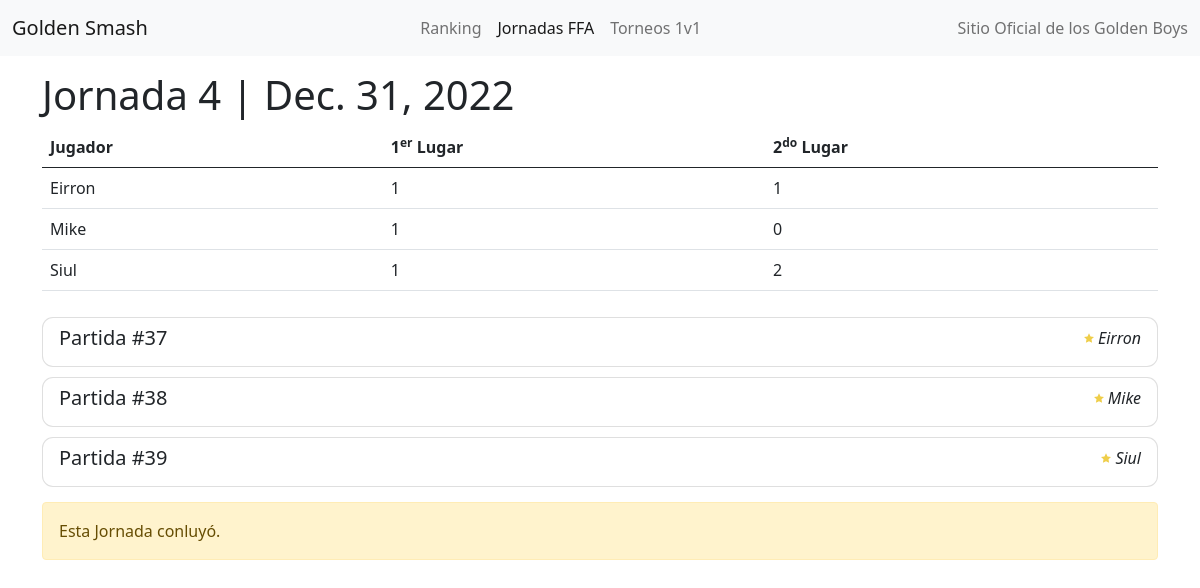
The app's page /journey/Eirron/5 with its own data.
### tournament/models.py (models this page shows, shortened)
class Journey(models.Model):
    date = models.DateField()
    number = models.IntegerField(default=0)
    isActive = models.BooleanField(default=True)
    JourneyType = models.CharField(max_length=50, blank=True, null=True, default="Journey")
    Round = models.IntegerField(default=1)

class Player(models.Model):
    nickname = models.CharField(max_length=100)
    def __str__(self):
        return self.nickname

### tournament/views.py (the view, shortened to what this page needs)
# urls.py: path('journey/<nickname>/<id>', tournament_views.journey, name='journey'),
def journey(request, nickname, id):
    if request.method == 'GET':
        journey = get_object_or_404(Journey, id=id)
        matches = Match.objects.filter(journey=journey)
        blankForm = MatchForm()
        childForm = PlayerMatchForm()
        matchesDto = []
        winnerMatchesDto = []
        winnerMatches = [x.win for x in matches]
        secondMatches = [x.second for x in matches]
        for match in matches:
            playersList = []
            playerMatches = PlayerMatch.objects.filter(match=match)
            for playerMatch in playerMatches:
                playersList.append(playerMatch)
                playersList.sort(key=lambda playerInstance: 0 if playerInstance.kills is None else playerInstance.kills, reverse=True)
                winCount = winnerMatches.count(playerMatch.player)
                secountCount = secondMatches.count(playerMatch.player)
                if playerMatch.player not in [x.player for x in winnerMatchesDto]:
                    winnerMatchesDto.append(matchSumDto(player=playerMatch.player, winCount=winCount, secondCount=secountCount))
            matchesDto.append(matchDto(id=match.id, win=match.win, second=match.second, players=playersList))
        winnerMatchesDto.sort(key=lambda x: x.winCount, reverse=True)
        context = {
            "form": blankForm,
            "childForm": childForm,
            "activeView":"journeys",
            "nickname": nickname,
            "journey": journey,
            "matchesqueryset": matchesDto,
            "journeySum": winnerMatchesDto,
        }
        return render(request, 'journey-detail.html', context)

### tournament/templates/journey-detail.html (shortened to what this page needs)
    {% extends "navigation.html" %}
    {% block content %}
    {% load static %}
    <div class="container">
        <h1 style="margin-top: 15px;">Jornada {{journey.number}} | {{journey.date}} </h1>
        <table class="table">
            <tbody>
                <thead>
                    <tr>
                      <th scope="col">Jugador</th>
                      <th scope="col">1<sup>er</sup> Lugar</th>
                      <th scope="col">2<sup>do</sup> Lugar</th>
                    </tr>
                  </thead>
                {% for playerInstanceSum in journeySum%}
                    <tr>
                        <td>{{playerInstanceSum.player}}</td>
                        <td>{{playerInstanceSum.winCount}}</td>
                        <td>{{playerInstanceSum.secondCount}}</td>
                    </tr>
                {% endfor %}
            </tbody>
        </table>
        <div style="margin-top: 15px; margin-bottom: 15px;" class="classification">
            <ul class="list-group">
                {% for instance in matchesqueryset %}
                <a style="color: black; text-decoration: none; margin-top: 10px;"data-bs-toggle="collapse" href="#partida{{instance.id}}" role="button" aria-expanded="false" aria-controls="collapseExample">
                    <li class="list-group-item" style="border-radius:11px;">
                        <div class="row">
                            <div class="col">
                                <h5>Partida #{{ instance.id }}</h5>
                            </div>
                            <div class="col" style="
                            text-align: right;
                            font-weight: lighter;
                            font-style: italic;">
                                {{ instance.win.nickname }}
                            </div>
                        </div>
                    </li>
                </a>
                {% endfor %}
            </ul>
        </div>
        {% if not journey.isActive %}
            <div class="alert alert-warning" role="alert">
                Esta Jornada conluy&oacute;.
            </div>
        {% endif %}
    </div>
    {% endblock content %}

### records on screen
Journey: number "4", date "Dec. 31, 2022"
Player: player "Eirron", win.nickname "Eirron"
Player: player "Mike", win.nickname "Mike"
Player: player "Siul", win.nickname "Siul"

### other values on screen
{{ playerInstanceSum.winCount }} "1" "1" "1"
{{ playerInstanceSum.secondCount }} "1" "0" "2"
{{ instance.id }} "37" "38" "39"
